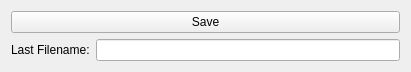
<?xml version="1.0" encoding="UTF-8"?>
<ui version="4.0">
 <class>form</class>
 <widget class="QWidget" name="form">
  <property name="geometry">
   <rect>
    <x>0</x>
    <y>0</y>
    <width>411</width>
    <height>67</height>
   </rect>
  </property>
  <property name="windowTitle">
   <string>PLY Saver</string>
  </property>
  <layout class="QFormLayout" name="formLayout">
   <item row="0" column="0" colspan="2">
    <widget class="QPushButton" name="save">
     <property name="text">
      <string>Save</string>
     </property>
    </widget>
   </item>
   <item row="1" column="0">
    <widget class="QLabel" name="label">
     <property name="text">
      <string>Last Filename:</string>
     </property>
    </widget>
   </item>
   <item row="1" column="1">
    <widget class="QLineEdit" name="filename"/>
   </item>
  </layout>
 </widget>
 <resources/>
 <connections/>
</ui>
